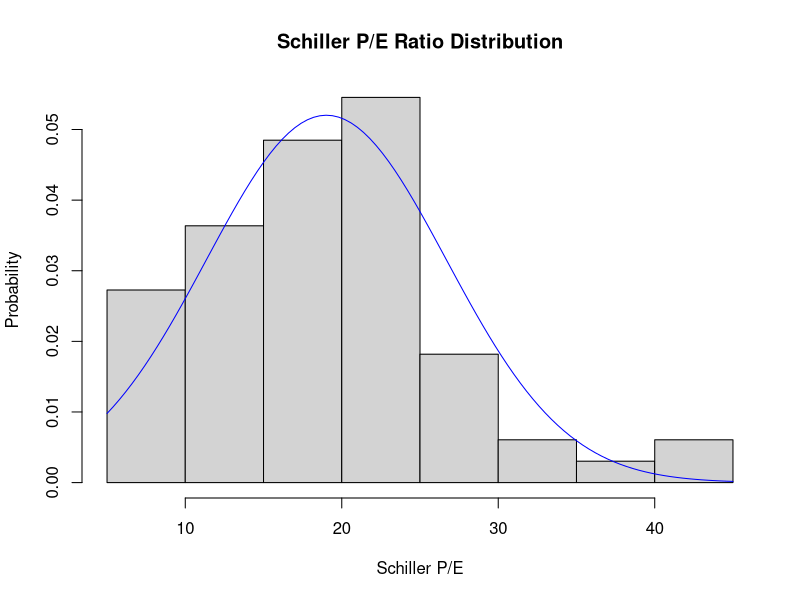
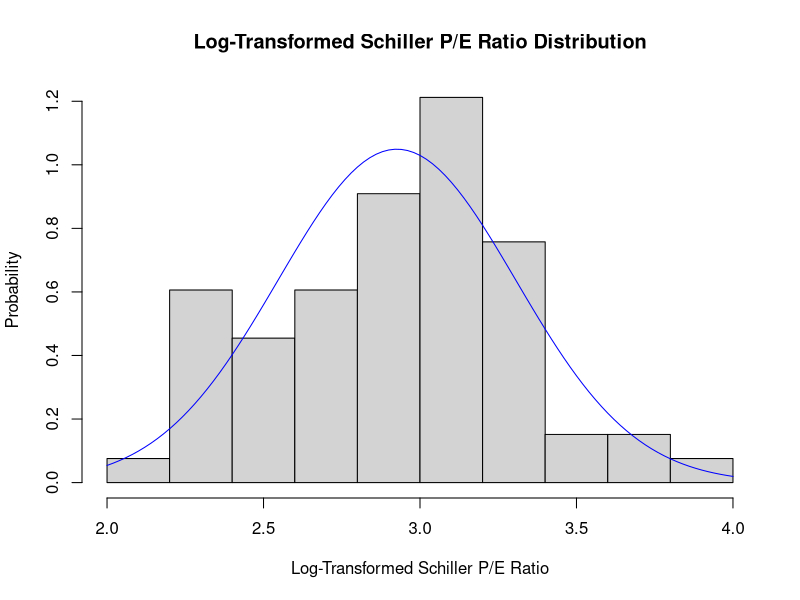
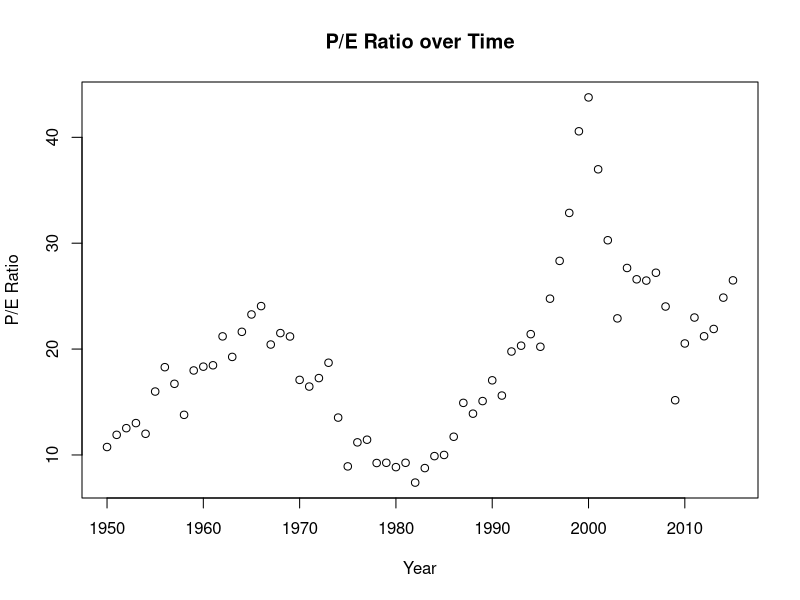
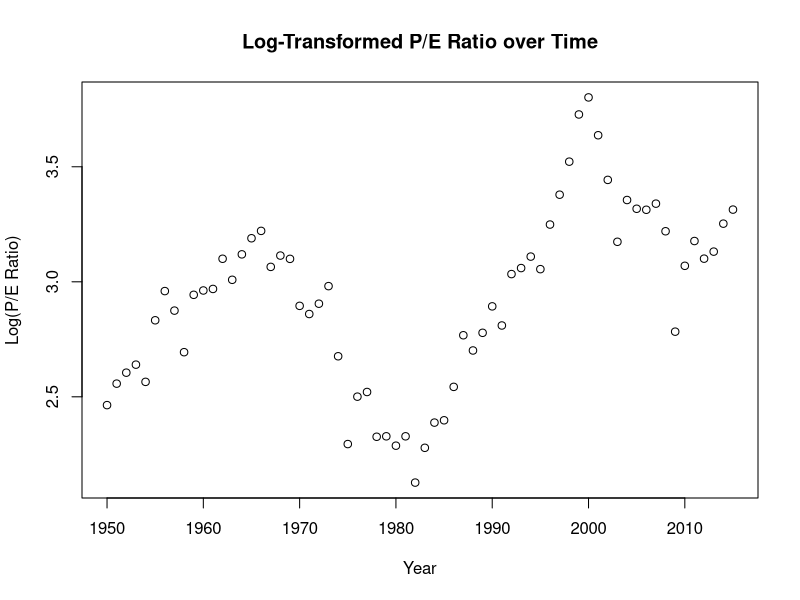
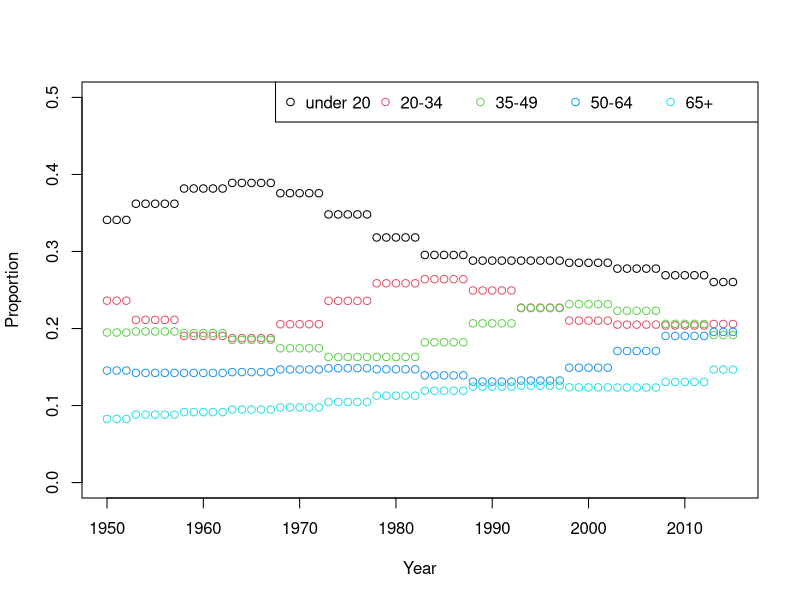
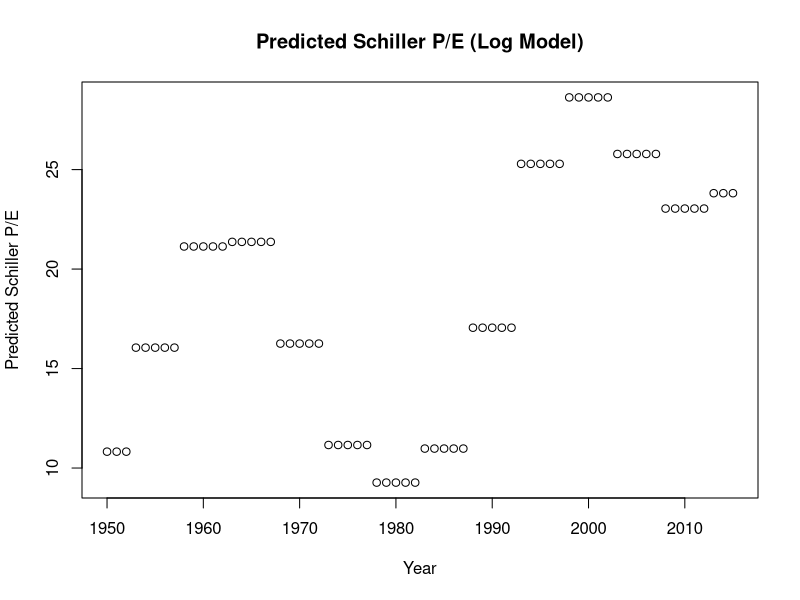
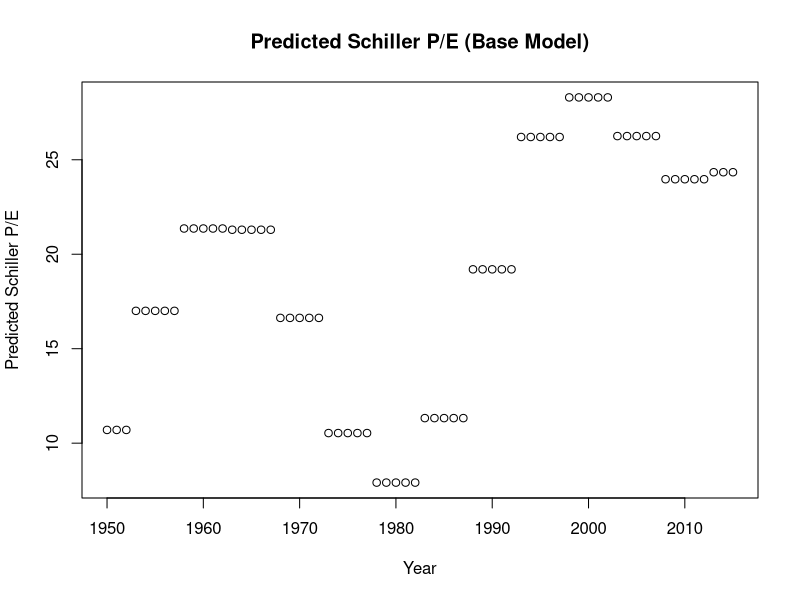
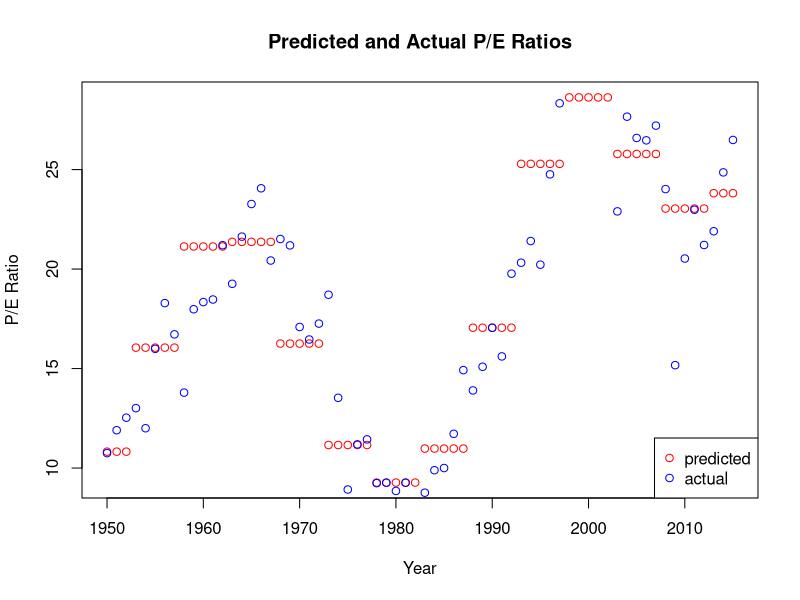

The R script that drew these images, in order:
# Compare S&P 500 Schiller P/E Ratio with population demographics

sp_500_schiller_pe <- read.csv("./sp_500_schiller_pe.csv")
us_pop_5year <- read.csv("./us_pop_5year.csv")

# round each year to the nearest 5 year mark
sp_500_schiller_pe$half_decade <- round(sp_500_schiller_pe$Year/5 + 0.01)*5

# reshape us_pop_5year to 'wide' format
library(reshape2)
us_pop_wide <- dcast(us_pop_5year, Year ~ Age, value.var="Value",fun.aggregate=sum,fill=0)

# calculate values for coarser age groups
under_20 <- us_pop_wide$" 0-4" + us_pop_wide$" 5-9" + us_pop_wide$" 10-14" + us_pop_wide$" 15-19"
X20_34 <- us_pop_wide$" 20-24" + us_pop_wide$" 25-29" + us_pop_wide$" 30-34"
X35_49 <- us_pop_wide$" 35-39" + us_pop_wide$" 40-44" + us_pop_wide$" 45-49"
X50_64 <- us_pop_wide$" 50-54" + us_pop_wide$" 55-59" + us_pop_wide$" 60-64"
over_64 <- us_pop_wide$" 65-69" + us_pop_wide$" 70-74" + us_pop_wide$" 75-79" + 
  us_pop_wide$" 80-84" + us_pop_wide$" 80+" + us_pop_wide$" 85-89" + 
  us_pop_wide$" 90-94" + us_pop_wide$" 95-99" + us_pop_wide$" 100+"
total <- under_20 + X20_34 + X35_49 + X50_64 + over_64

# construct dataframe for population buckets
us_age_props <- data.frame("Year"=us_pop_wide$Year, "under_20"=under_20/total, "X20_34"=X20_34/total, 
                           "X35_49"=X35_49/total, "X50_64"=X50_64/total, "over_64"=over_64/total)

# remove any N/A rows
us_age_props <- us_age_props[!is.na(us_age_props$Year),]

# merge the two datasets 
pe_pop_merged <- merge(sp_500_schiller_pe, us_age_props, by.x="half_decade", by.y="Year")

# compute a simple linear regression fit
linear_fit <- lm(Schiller_PE ~ X20_34 + X35_49 + X50_64 + over_64, data=pe_pop_merged)
summary(linear_fit)

# define smoothed log-transform and un-transform
log_transform <- function(x) {log(x+1)}
unlog_transform <- function(x) {exp(x)-1}

# compute smoothed log-transformed Schiller P/E Ratios
pe_pop_merged$log_PE <- log_transform(pe_pop_merged$Schiller_PE)

# plot Schiller P/E histograms with and without log-transform
hist(pe_pop_merged$Schiller_PE, main="Schiller P/E Ratio Distribution",
     xlab="Schiller P/E", ylab="Probability",breaks=10,prob=TRUE)
curve(dnorm(x,mean=mean(pe_pop_merged$Schiller_PE),
            sd=sd(pe_pop_merged$Schiller_PE)),col="blue",add=TRUE)
hist(pe_pop_merged$log_PE, main="Log-Transformed Schiller P/E Ratio Distribution",
     xlab="Log-Transformed Schiller P/E Ratio", ylab="Probability",breaks=10,prob=TRUE)
curve(dnorm(x,mean=mean(pe_pop_merged$log_PE),
            sd=sd(pe_pop_merged$log_PE)),col="blue",add=TRUE)

# try with smoothed log-transformed Schiller P/E var
log_fit <- lm(log_PE ~ X20_34 + X35_49 + X50_64 + over_64, data=pe_pop_merged)
summary(log_fit)

# historical predictions for linear fit model
preds <- predict(linear_fit, newdata=pe_pop_merged)
names(preds) <- pe_pop_merged$Year

# historical predictions for log-transformed model
preds_logmod <- unlog_transform(predict(log_fit, newdata=pe_pop_merged))
names(preds_logmod) <- pe_pop_merged$Year

# predict the future (linear fit)
future_age_props <- us_age_props[us_age_props$Year >= 2015,]
future_pe_preds <- predict(linear_fit, newdata=future_age_props)
names(future_pe_preds) <- future_age_props$Year
future_pe_preds

# predict the future (log-transformed model)
future_log_PE_preds <- predict(log_fit, newdata=future_age_props)
future_pe_preds_logmod <- unlog_transform(future_log_PE_preds)
names(future_pe_preds_logmod) <- future_age_props$Year
future_pe_preds_logmod

# plot the data and results
plot(x=pe_pop_merged$Year, y=pe_pop_merged$Schiller_PE, main="P/E Ratio over Time",
     xlab="Year",ylab="P/E Ratio")

plot(x=pe_pop_merged$Year, y=pe_pop_merged$log_PE, main="Log-Transformed P/E Ratio over Time",
     xlab="Year",ylab="Log(P/E Ratio)")

# plot predictor variables over time
plot(x=pe_pop_merged$Year, y=pe_pop_merged$under_20,ylim=c(0.0,0.5),col="1",
     xlab="Year",ylab="Proportion")
points(x=pe_pop_merged$Year, y=pe_pop_merged$X20_34,col="2")
points(x=pe_pop_merged$Year, y=pe_pop_merged$X35_49,col="3")
points(x=pe_pop_merged$Year, y=pe_pop_merged$X50_64,col="4")
points(x=pe_pop_merged$Year, y=pe_pop_merged$over_64,col="5")
legend("topright", legend = c("under 20","20-34","35-49","50-64","65+"), pch=1, col=1:5,horiz=TRUE)

# plot predictions
plot(y=preds_logmod,x=pe_pop_merged$Year, main="Predicted Schiller P/E (Log Model)",
     xlab="Year",ylab="Predicted Schiller P/E")

plot(y=preds,x=pe_pop_merged$Year, main="Predicted Schiller P/E (Base Model)",
     xlab="Year",ylab="Predicted Schiller P/E")

# predictions, actuals vs time
plot(y=preds_logmod,x=pe_pop_merged$Year, main="Predicted and Actual P/E Ratios",
     xlab="Year",ylab="P/E Ratio",col="red")
points(x=pe_pop_merged$Year, y=pe_pop_merged$Schiller_PE,col="blue")
legend("bottomright", legend = c("predicted","actual"), pch=1, col=c("red","blue"),horiz=FALSE)

plot(x=pe_pop_merged$Schiller_PE,y=preds_logmod, main="Predicted vs Actual (Log Model)",
     xlab="Actual Schiller P/E Ratio", ylab="Predicted Schiller P/E Ratio")

# plot residuals
plot(x=pe_pop_merged$Year, y=linear_fit$residuals, main="Base Fit Residuals",
     xlab="Year",ylab="Prediction Error")
plot(x=pe_pop_merged$Year, y=log_fit$residuals, main="Log-Transformed Fit Residuals",
     xlab="Year",ylab="Prediction Error")

# middle-age only model
midage_model <- lm(log_PE ~ X35_49, data=pe_pop_merged)
summary(midage_model)

# historical predictions for middle-age model
preds_midage <- unlog_transform(predict(midage_model, newdata=pe_pop_merged))
names(preds_midage) <- pe_pop_merged$Year

# predict the future (middle-age model)
future_midage_PE_preds <- predict(midage_model, newdata=future_age_props)
future_PE_preds_midage <- unlog_transform(future_midage_PE_preds)
names(future_PE_preds_midage) <- future_age_props$Year
future_PE_preds_midage

# middle-age model predictions, actuals vs time
plot(y=preds_midage,x=pe_pop_merged$Year, main="Predicted and Actual Schiller P/E Ratios (35-49 only)",
     xlab="Year",ylab="P/E Ratio",col="red")
points(x=pe_pop_merged$Year, y=pe_pop_merged$Schiller_PE,col="blue")
legend("bottomright", legend = c("predicted (35-49)","actual"), pch=1, col=c("red","blue"),horiz=FALSE)

#individual predictor variable correlations
cor(pe_pop_merged$Schiller_PE, pe_pop_merged$under_20)
cor(pe_pop_merged$Schiller_PE, pe_pop_merged$X20_34)
cor(pe_pop_merged$Schiller_PE, pe_pop_merged$X35_49)
cor(pe_pop_merged$Schiller_PE, pe_pop_merged$X50_64)
cor(pe_pop_merged$Schiller_PE, pe_pop_merged$over_64)

